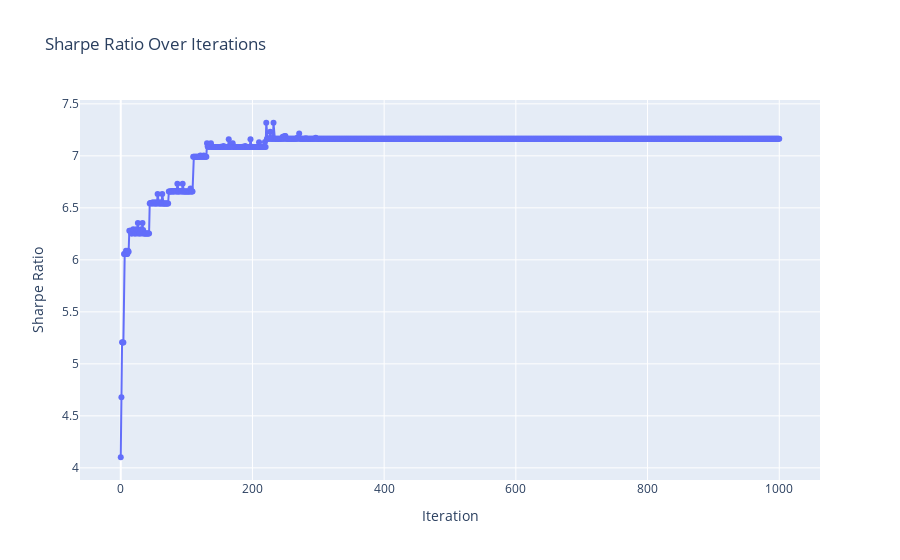

Notebook code for this chart:
### Code cell
sharpe_ratios = [portfolio['sharpe'] for portfolio in total_portfolios]

fig = go.Figure(data=go.Scatter(x=list(range(len(sharpe_ratios))), y=sharpe_ratios, mode='lines+markers'))
fig.update_layout(title='Sharpe Ratio Over Iterations',
                  xaxis_title='Iteration',
                  yaxis_title='Sharpe Ratio',
                  )
fig.show()

### Figure 1 — Plotly figure (JSON) as saved in the notebook; plotly's stock layout.template omitted (floating-point values rounded to 4 significant figures; data arrays with more than 128 entries replaced by an {"elided": "..."} marker saying what was removed)
{"data": [{"mode": "lines+markers", "type": "scatter", "x": {"elided": "1001 int values"}, "y": {"elided": "1001 float values"}}], "layout": {"title": {"text": "Sharpe Ratio Over Iterations"}, "xaxis": {"title": {"text": "Iteration"}}, "yaxis": {"title": {"text": "Sharpe Ratio"}}}}
